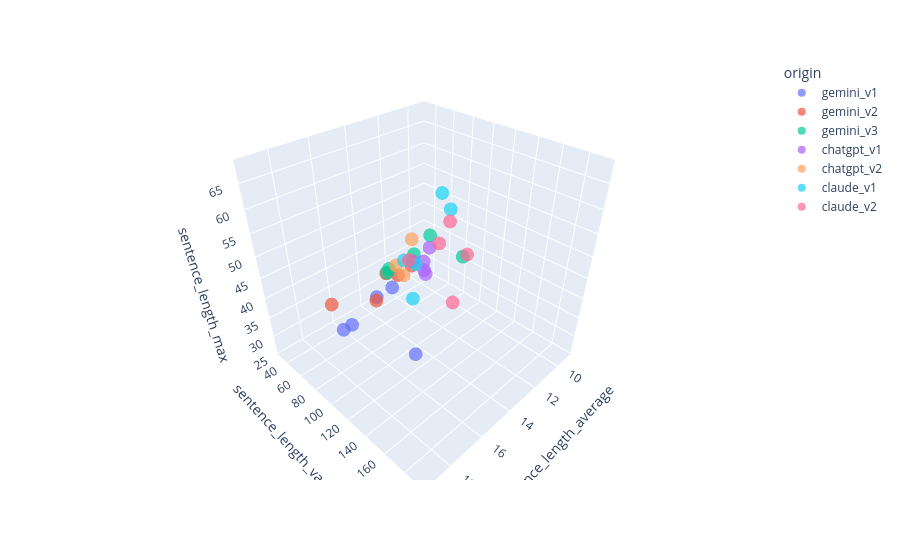

Source (notebook cell):
### Code cell
fig = px.scatter_3d(
    ai_stories_df,
    "sentence_length_average",
    "sentence_length_variance",
    "sentence_length_max",
    color="origin",
    opacity=0.7
)

fig.show()

### Figure 1 — Plotly figure (JSON) as saved in the notebook; plotly's stock layout.template omitted (floating-point values rounded to 4 significant figures)
{"data": [{"hovertemplate": "origin=gemini_v1<br>sentence_length_average=%{x}<br>sentence_length_variance=%{y}<br>sentence_length_max=%{z}<extra></extra>", "legendgroup": "gemini_v1", "marker": {"color": "#636efa", "opacity": 0.7, "symbol": "circle"}, "mode": "markers", "name": "gemini_v1", "scene": "scene", "showlegend": true, "type": "scatter3d", "x": [19.23, 13.43, 17.5, 12.61, 16.53], "y": [186.3, 38.34, 78.14, 45.35, 67.19], "z": [53, 28, 35, 30, 32]}, {"hovertemplate": "origin=gemini_v2<br>sentence_length_average=%{x}<br>sentence_length_variance=%{y}<br>sentence_length_max=%{z}<extra></extra>", "legendgroup": "gemini_v2", "marker": {"color": "#EF553B", "opacity": 0.7, "symbol": "circle"}, "mode": "markers", "name": "gemini_v2", "scene": "scene", "showlegend": true, "type": "scatter3d", "x": [18.68, 16.44, 14.72, 12.92, 12.66], "y": [96.42, 99.06, 78.75, 76.97, 54.88], "z": [47, 43, 43, 41, 35]}, {"hovertemplate": "origin=gemini_v3<br>sentence_length_average=%{x}<br>sentence_length_variance=%{y}<br>sentence_length_max=%{z}<extra></extra>", "legendgroup": "gemini_v3", "marker": {"color": "#00cc96", "opacity": 0.7, "symbol": "circle"}, "mode": "markers", "name": "gemini_v3", "scene": "scene", "showlegend": true, "type": "scatter3d", "x": [16.15, 14.36, 14.66, 12.94, 13.23], "y": [109.3, 104.1, 78.59, 131.3, 102.7], "z": [51, 50, 43, 50, 52]}, {"hovertemplate": "origin=chatgpt_v1<br>sentence_length_average=%{x}<br>sentence_length_variance=%{y}<br>sentence_length_max=%{z}<extra></extra>", "legendgroup": "chatgpt_v1", "marker": {"color": "#ab63fa", "opacity": 0.7, "symbol": "circle"}, "mode": "markers", "name": "chatgpt_v1", "scene": "scene", "showlegend": true, "type": "scatter3d", "x": [9.382, 10.47, 10.18, 9.985, 9.156], "y": [37.0, 51.58, 31.72, 51.54, 31.2], "z": [26, 34, 31, 37, 26]}, {"hovertemplate": "origin=chatgpt_v2<br>sentence_length_average=%{x}<br>sentence_length_variance=%{y}<br>sentence_length_max=%{z}<extra></extra>", "legendgroup": "chatgpt_v2", "marker": {"color": "#FFA15A", "opacity": 0.7, "symbol": "circle"}, "mode": "markers", "name": "chatgpt_v2", "scene": "scene", "showlegend": true, "type": "scatter3d", "x": [11.4, 12.8, 12.23], "y": [51.9, 55.12, 54.63], "z": [42, 38, 34]}, {"hovertemplate": "origin=claude_v1<br>sentence_length_average=%{x}<br>sentence_length_variance=%{y}<br>sentence_length_max=%{z}<extra></extra>", "legendgroup": "claude_v1", "marker": {"color": "#19d3f3", "opacity": 0.7, "symbol": "circle"}, "mode": "markers", "name": "claude_v1", "scene": "scene", "showlegend": true, "type": "scatter3d", "x": [13.52, 14.07, 12.92, 12.04, 15.33], "y": [87.99, 87.93, 82.02, 105.3, 145.2], "z": [35, 46, 42, 56, 68]}, {"hovertemplate": "origin=claude_v2<br>sentence_length_average=%{x}<br>sentence_length_variance=%{y}<br>sentence_length_max=%{z}<extra></extra>", "legendgroup": "claude_v2", "marker": {"color": "#FF6692", "opacity": 0.7, "symbol": "circle"}, "mode": "markers", "name": "claude_v2", "scene": "scene", "showlegend": true, "type": "scatter3d", "x": [15.57, 15.94, 17.93, 13.52, 12.11], "y": [119.4, 152.6, 192.7, 126.1, 124.3], "z": [53, 61, 60, 58, 48]}], "layout": {"legend": {"title": {"text": "origin"}, "tracegroupgap": 0}, "margin": {"t": 60}, "scene": {"domain": {"x": [0, 1], "y": [0, 1]}, "xaxis": {"title": {"text": "sentence_length_average"}}, "yaxis": {"title": {"text": "sentence_length_variance"}}, "zaxis": {"title": {"text": "sentence_length_max"}}}}}
